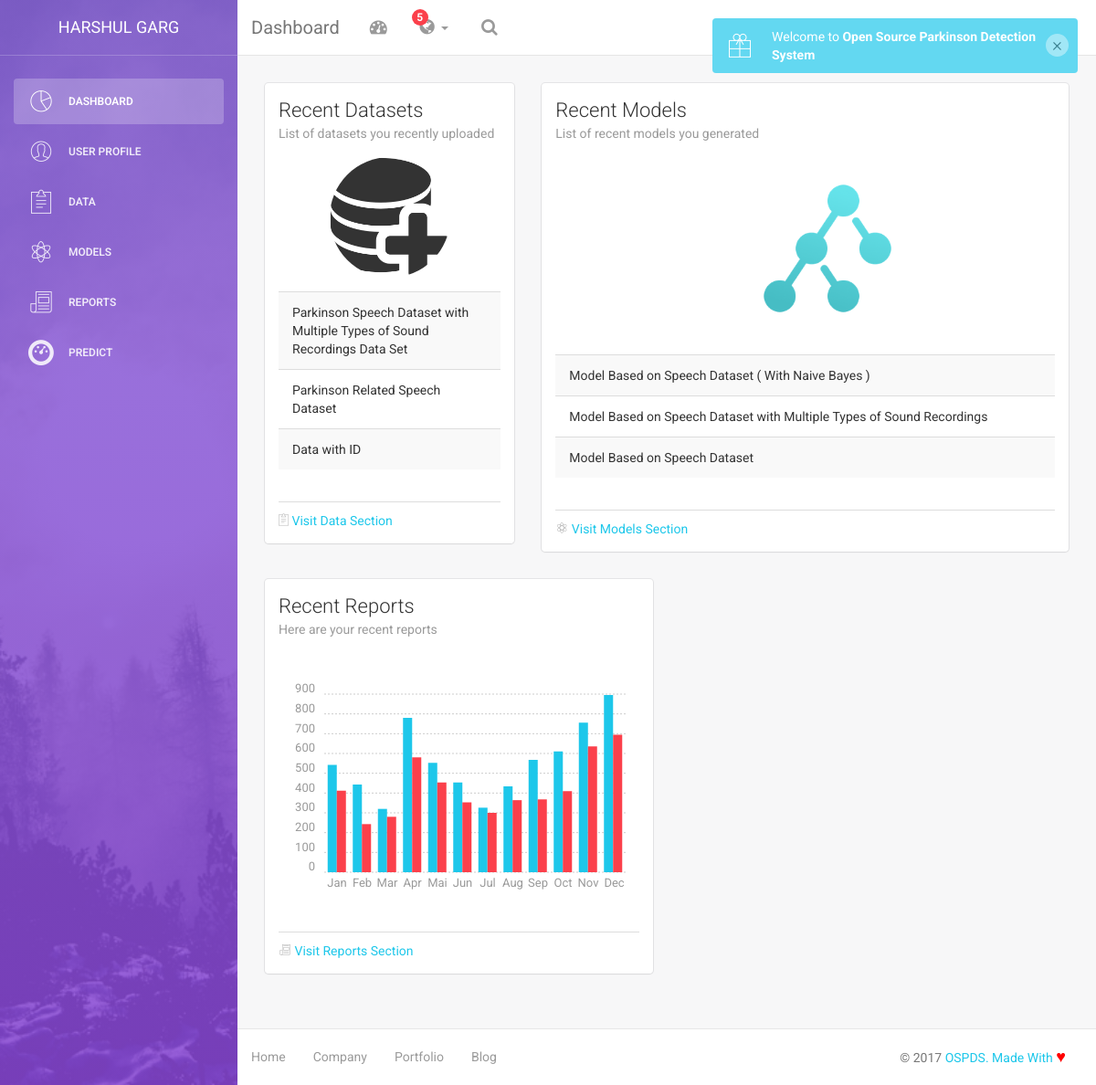
Page /dashboard/ (signed in) on the earlier database version.
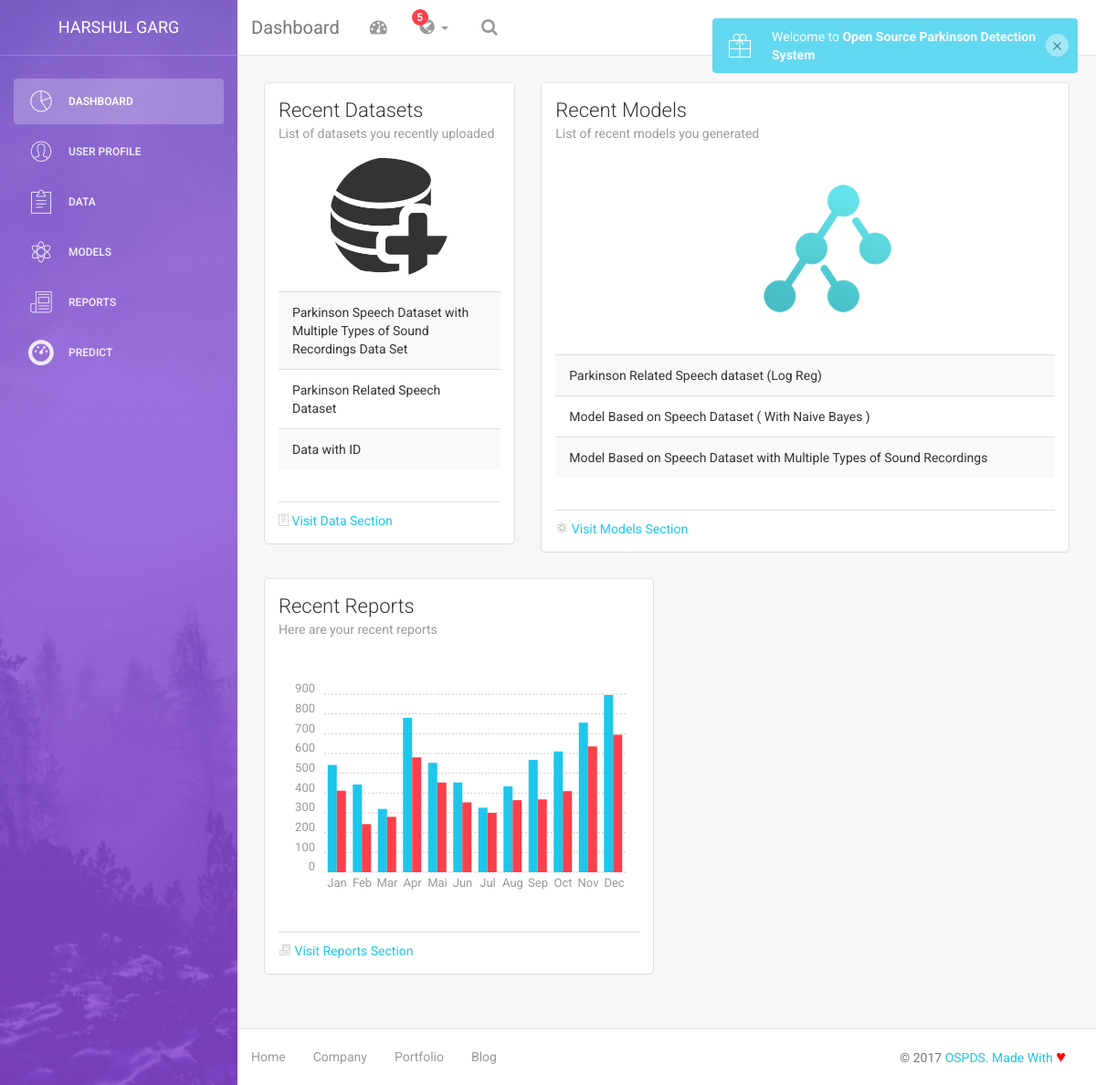
Same page on the later database version.
### dashboard/models.py (models this page shows, shortened)
class DataInfo(models.Model):
	dataset_name = models.CharField(max_length=200)
	dataset_author = models.CharField(max_length=200)
	dataset_up_date = models.DateTimeField(default=datetime.now(), blank=True)
	dataset_desc = models.TextField()
	dataset_url = models.URLField(max_length=500)
	dataset_file = models.FileField(upload_to='datasets/', validators=[validate_file_extension])

class ModelInfo(models.Model):
	model_name = models.CharField(max_length=200)
	model_author = models.CharField(max_length=200)
	model_up_date = models.DateTimeField(default=datetime.now(), blank=True)
	model_desc = models.TextField()
	model_algo = models.CharField(max_length=200)
	model_data_id = models.IntegerField()

### dashboard/views.py (the view)
# urls.py: url(r'^dashboard/', include('dashboard.urls')),
def dashboard(request):
	if request.user.id is None:
		return HttpResponseRedirect('/')
	data_list = DataInfo.objects.all().filter(dataset_author=request.user.username).order_by('-dataset_up_date')[0:3]
	model_list = ModelInfo.objects.all().filter(model_author=request.user.username).order_by('-model_up_date')[0:3]
	args = {'name':request.user.first_name + ' ' + request.user.last_name, 'root_url': root_url }
	args['dataset_list'] = data_list
	args['model_list'] = model_list
	return render_to_response('dashboard/dash_design.html', args)

### dashboard/templates/dashboard/dash_design.html (shortened to what the changed rows need)
{% extends "dashboard/dash_header.html" %}
{% block content %}
<div class="wrapper">
    <div class="main-panel">
        <div class="content">
            <div class="container-fluid">
                <div class="row">
                    <div class="col-md-4">
                        <div class="card">
                            <div class="content">
                                        {% load staticfiles %}
                                <div class="content table-responsive table-full-width">
                                <table class="table table-hover table-striped">
                                    <tbody>
                                        {% for data in dataset_list %}
                                            <tr>
                                                <td>{{data.dataset_name}}</td>
                                            </tr>
                                        {% endfor %}
                                    </tbody>
                                </table>
                            </div>
                            </div>
                        </div>
                    </div>
                    <div class="col-md-8">
                        <div class="card">
                            <div class="content">
                                        {% load staticfiles %}
                                <div class="content table-responsive table-full-width">
                                <table class="table table-hover table-striped">
                                    <tbody>
                                        {% for model in model_list %}
                                            <tr>
                                                <td>{{model.model_name}}</td>
                                            </tr>
                                        {% endfor %}
                                    </tbody>
                                </table>
                            </div>
                            </div>
                        </div>
                    </div>
                </div>
            </div>
        </div>
    </div>
</div>
{% endblock %}

Differences in the rows shown:
no longer on this page (row unchanged): ModelInfo: model_name "Model Based on Speech Dataset"
added ModelInfo: model_name "Parkinson Related Speech dataset (Log Reg)"
